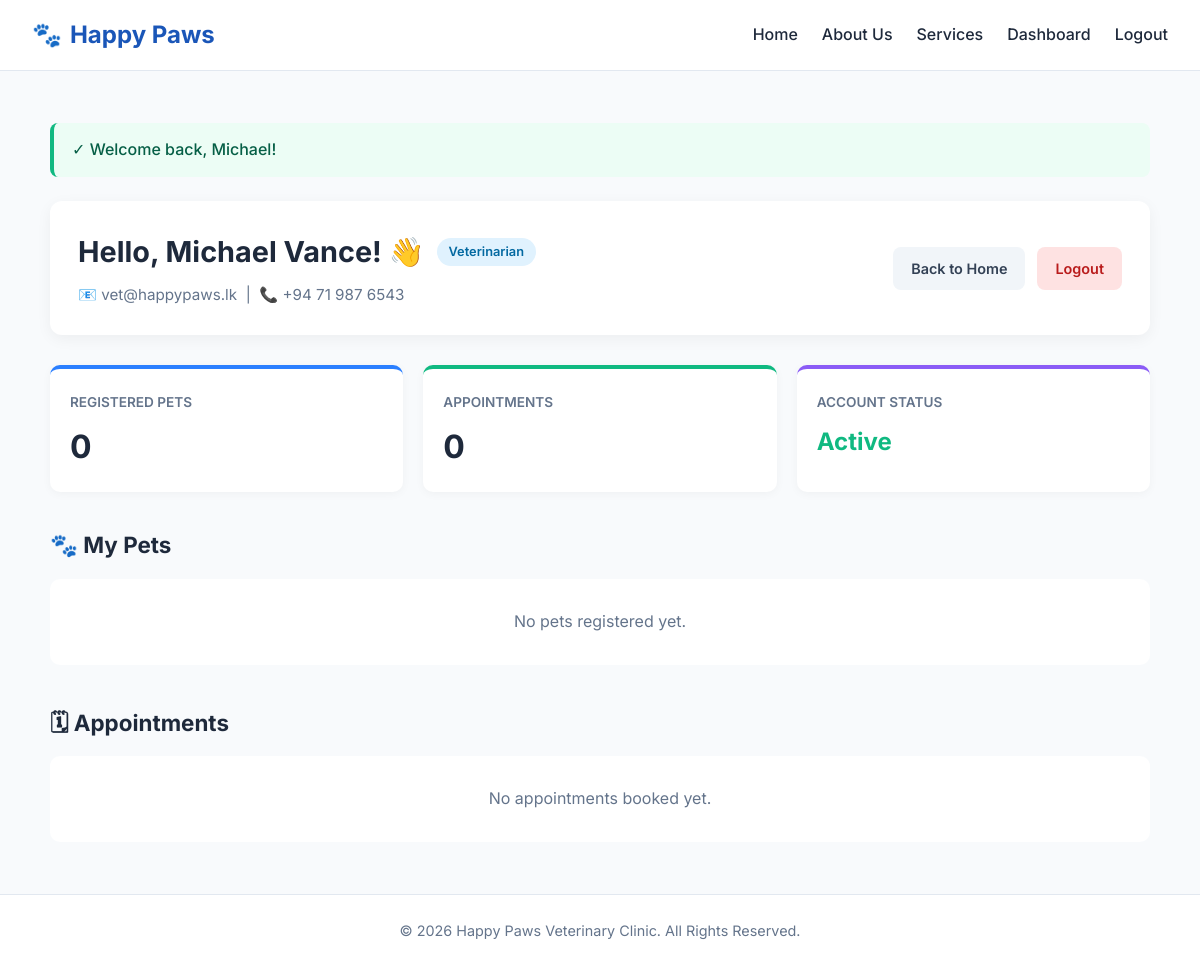
/dashboard (signed in), run on the app's committed database.
### tables this page shows
CREATE TABLE users (
    user_id INT AUTO_INCREMENT PRIMARY KEY COMMENT 'Unique identifier for each user',
    first_name VARCHAR(50) NOT NULL COMMENT 'User given name',
    last_name VARCHAR(50) NOT NULL COMMENT 'User family name',
    email VARCHAR(100) NOT NULL UNIQUE COMMENT 'Unique login email address',
    password VARCHAR(255) NOT NULL COMMENT 'Bcrypt-hashed password string',
    phone_number VARCHAR(20) DEFAULT NULL COMMENT 'Primary contact phone number',
    role ENUM('admin', 'veterinarian', 'staff', 'pet_owner') NOT NULL DEFAULT 'pet_owner' COMMENT 'Access control role',
    status ENUM('Active', 'Inactive', 'Suspended') NOT NULL DEFAULT 'Active' COMMENT 'Account status',
    address TEXT DEFAULT NULL COMMENT 'Physical residential / clinic address',
    created_at TIMESTAMP DEFAULT CURRENT_TIMESTAMP COMMENT 'Timestamp when user registered',
    updated_at TIMESTAMP DEFAULT CURRENT_TIMESTAMP ON UPDATE CURRENT_TIMESTAMP COMMENT 'Timestamp of last profile update'
);

### app/views/dashboard/index.php (the view)
<?php
require_once APPROOT . '/views/layouts/header.php';
?>
<div class="dashboard-wrapper" style="max-width: 1100px; margin: 0 auto; padding: 20px 0;">
    <?php if (!empty($data['flash_success'])): ?>
        <div style="background: #ecfdf5; border-left: 4px solid #10b981; padding: 14px 18px; border-radius: 8px; margin-bottom: 24px; color: #065f46; font-weight: 500;">
            ✓ <?php echo htmlspecialchars($data['flash_success']); ?>
        </div>
    <?php endif; ?>
    <div style="background: #ffffff; border-radius: 12px; padding: 28px; box-shadow: 0 4px 15px rgba(0,0,0,0.05); margin-bottom: 30px; display: flex; justify-content: space-between; align-items: center; flex-wrap: wrap; gap: 20px;">
        <div>
            <div style="display: flex; align-items: center; gap: 12px; margin-bottom: 8px;">
                <h1 style="font-size: 1.8rem; margin: 0; color: #1e293b;">
                    Hello, <?php echo htmlspecialchars($data['user']->first_name . ' ' . $data['user']->last_name); ?>! 👋
                </h1>
                <span style="background: #e0f2fe; color: #0369a1; padding: 4px 12px; border-radius: 20px; font-size: 0.8rem; font-weight: 600; text-transform: capitalize;">
                    <?php echo htmlspecialchars(str_replace('_', ' ', $data['user']->role)); ?>
                </span>
            </div>
            <p style="color: #64748b; margin: 0; font-size: 0.95rem;">
                📧 <?php echo htmlspecialchars($data['user']->email); ?> &nbsp;|&nbsp;
                📞 <?php echo htmlspecialchars($data['user']->phone_number ?? 'No phone provided'); ?>
            </p>
        </div>
        <div style="display: flex; gap: 12px;">
            <a href="<?php echo URLROOT; ?>" style="background: #f1f5f9; color: #334155; padding: 10px 18px; border-radius: 8px; text-decoration: none; font-weight: 600; font-size: 0.9rem;">
                Back to Home
            </a>
            <a href="<?php echo URLROOT; ?>/auth/logout" style="background: #fee2e2; color: #b91c1c; padding: 10px 18px; border-radius: 8px; text-decoration: none; font-weight: 600; font-size: 0.9rem;">
                Logout
            </a>
        </div>
    </div>
    <div style="display: grid; grid-template-columns: repeat(auto-fit, minmax(220px, 1fr)); gap: 20px; margin-bottom: 35px;">
        <div style="background: #fff; padding: 20px; border-radius: 10px; box-shadow: 0 2px 10px rgba(0,0,0,0.04); border-top: 4px solid #2b7fff;">
            <span style="font-size: 0.85rem; color: #64748b; text-transform: uppercase; font-weight: 600;">Registered Pets</span>
            <div style="font-size: 2rem; font-weight: 700; color: #1e293b; margin-top: 6px;">
                <?php echo count($data['pets']); ?>
            </div>
        </div>
        <div style="background: #fff; padding: 20px; border-radius: 10px; box-shadow: 0 2px 10px rgba(0,0,0,0.04); border-top: 4px solid #10b981;">
            <span style="font-size: 0.85rem; color: #64748b; text-transform: uppercase; font-weight: 600;">Appointments</span>
            <div style="font-size: 2rem; font-weight: 700; color: #1e293b; margin-top: 6px;">
                <?php echo count($data['appointments']); ?>
            </div>
        </div>
        <div style="background: #fff; padding: 20px; border-radius: 10px; box-shadow: 0 2px 10px rgba(0,0,0,0.04); border-top: 4px solid #8b5cf6;">
            <span style="font-size: 0.85rem; color: #64748b; text-transform: uppercase; font-weight: 600;">Account Status</span>
            <div style="font-size: 1.5rem; font-weight: 700; color: #10b981; margin-top: 8px;">
                <?php echo htmlspecialchars($data['user']->status); ?>
            </div>
        </div>
    </div>
    <div style="margin-bottom: 40px;">
        <h2 style="font-size: 1.4rem; color: #1e293b; margin-bottom: 16px; display: flex; align-items: center; gap: 8px;">
            🐾 My Pets
        </h2>
        <?php if (!empty($data['pets'])): ?>
            <div style="display: grid; grid-template-columns: repeat(auto-fill, minmax(300px, 1fr)); gap: 20px;">
                <?php foreach ($data['pets'] as $pet): ?>
                    <div style="background: #ffffff; border-radius: 10px; padding: 20px; box-shadow: 0 2px 8px rgba(0,0,0,0.05); border: 1px solid #e2e8f0;">
                        <div style="display: flex; justify-content: space-between; align-items: flex-start; margin-bottom: 12px;">
                            <div>
                                <h3 style="margin: 0; font-size: 1.25rem; color: #1e293b;">
                                    <?php echo htmlspecialchars($pet->name); ?>
                                </h3>
                                <span style="font-size: 0.85rem; color: #64748b;">
                                    <?php echo htmlspecialchars($pet->breed ?? 'Unknown Breed'); ?> (<?php echo htmlspecialchars($pet->species); ?>)
                                </span>
                            </div>
                            <span style="font-size: 1.8rem;">
                                <?php echo ($pet->species === 'Dog') ? '🐶' : (($pet->species === 'Cat') ? '🐱' : '🐾'); ?>
                            </span>
                        </div>
                        <div style="font-size: 0.88rem; color: #475569; display: grid; grid-template-columns: 1fr 1fr; gap: 8px; margin-top: 14px; padding-top: 12px; border-top: 1px dashed #e2e8f0;">
                            <div><strong>Gender:</strong> <?php echo htmlspecialchars($pet->gender); ?></div>
                            <div><strong>Weight:</strong> <?php echo $pet->weight_kg ? htmlspecialchars($pet->weight_kg) . ' kg' : 'N/A'; ?></div>
                            <div><strong>DOB:</strong> <?php echo htmlspecialchars($pet->date_of_birth ?? 'Unknown'); ?></div>
                            <div><strong>Microchip:</strong> <?php echo htmlspecialchars($pet->microchip_number ?? 'None'); ?></div>
                        </div>
                        <?php if (!empty($pet->allergies) && $pet->allergies !== 'None known'): ?>
                            <div style="margin-top: 12px; padding: 8px 12px; background: #fff1f2; border-radius: 6px; font-size: 0.8rem; color: #be123c;">
                                <strong>Allergies:</strong> <?php echo htmlspecialchars($pet->allergies); ?>
                            </div>
                        <?php endif; ?>
                    </div>
                <?php endforeach; ?>
            </div>
        <?php else: ?>
            <div style="background: #fff; padding: 30px; border-radius: 10px; text-align: center; color: #64748b;">
                <p>No pets registered yet.</p>
            </div>
        <?php endif; ?>
    </div>
    <div>
        <h2 style="font-size: 1.4rem; color: #1e293b; margin-bottom: 16px; display: flex; align-items: center; gap: 8px;">
            🗓 Appointments
        </h2>
        <?php if (!empty($data['appointments'])): ?>
            <div style="background: #ffffff; border-radius: 10px; overflow: hidden; box-shadow: 0 2px 8px rgba(0,0,0,0.05); border: 1px solid #e2e8f0;">
                <table style="width: 100%; border-collapse: collapse; text-align: left; font-size: 0.9rem;">
                    <thead>
                        <tr style="background: #f8fafc; border-bottom: 1px solid #e2e8f0; color: #475569;">
                            <th style="padding: 14px 18px;">Date & Time</th>
                            <th style="padding: 14px 18px;">Pet</th>
                            <th style="padding: 14px 18px;">Service</th>
                            <th style="padding: 14px 18px;">Attending Vet</th>
                            <th style="padding: 14px 18px;">Status</th>
                        </tr>
                    </thead>
                    <tbody>
                        <?php foreach ($data['appointments'] as $appt): ?>
                            <tr style="border-bottom: 1px solid #f1f5f9;">
                                <td style="padding: 14px 18px; font-weight: 500;">
                                    <?php echo htmlspecialchars($appt->appointment_date); ?><br>
                                    <small style="color: #64748b;"><?php echo date('h:i A', strtotime($appt->appointment_time)); ?></small>
                                </td>
                                <td style="padding: 14px 18px; font-weight: 600; color: #1e293b;">
                                    <?php echo htmlspecialchars($appt->pet_name); ?>
                                </td>
                                <td style="padding: 14px 18px;">
                                    <?php echo htmlspecialchars($appt->service_name ?? 'General Consultation'); ?>
                                </td>
                                <td style="padding: 14px 18px; color: #475569;">
                                    <?php echo $appt->vet_name ? 'Dr. ' . htmlspecialchars($appt->vet_name) : 'Pending Assignment'; ?>
                                </td>
                                <td style="padding: 14px 18px;">
                                    <?php
                                    $badgeColor = match ($appt->status) {
                                        'Confirmed' => ['bg' => '#dcfce7', 'text' => '#15803d'],
                                        'Completed' => ['bg' => '#f1f5f9', 'text' => '#475569'],
                                        'Cancelled' => ['bg' => '#fee2e2', 'text' => '#b91c1c'],
                                        default     => ['bg' => '#fef3c7', 'text' => '#b45309'],
                                    };
                                    ?>
                                    <span style="background: <?php echo $badgeColor['bg']; ?>; color: <?php echo $badgeColor['text']; ?>; padding: 4px 10px; border-radius: 12px; font-size: 0.8rem; font-weight: 600;">
                                        <?php echo htmlspecialchars($appt->status); ?>
                                    </span>
                                </td>
                            </tr>
                        <?php endforeach; ?>
                    </tbody>
                </table>
            </div>
        <?php else: ?>
            <div style="background: #fff; padding: 30px; border-radius: 10px; text-align: center; color: #64748b;">
                <p>No appointments booked yet.</p>
            </div>
        <?php endif; ?>
    </div>
</div>
<?php require_once APPROOT . '/views/layouts/footer.php'; ?>

### data on the page
users: first_name+last_name "Michael Vance", role "Veterinarian", email "vet@happypaws.lk", phone_number "+94 71 987 6543", status "Active"

### other printed values
$data['flash_success'] "Welcome back, Michael!"
count($data['pets']) "0"
count($data['appointments']) "0"
